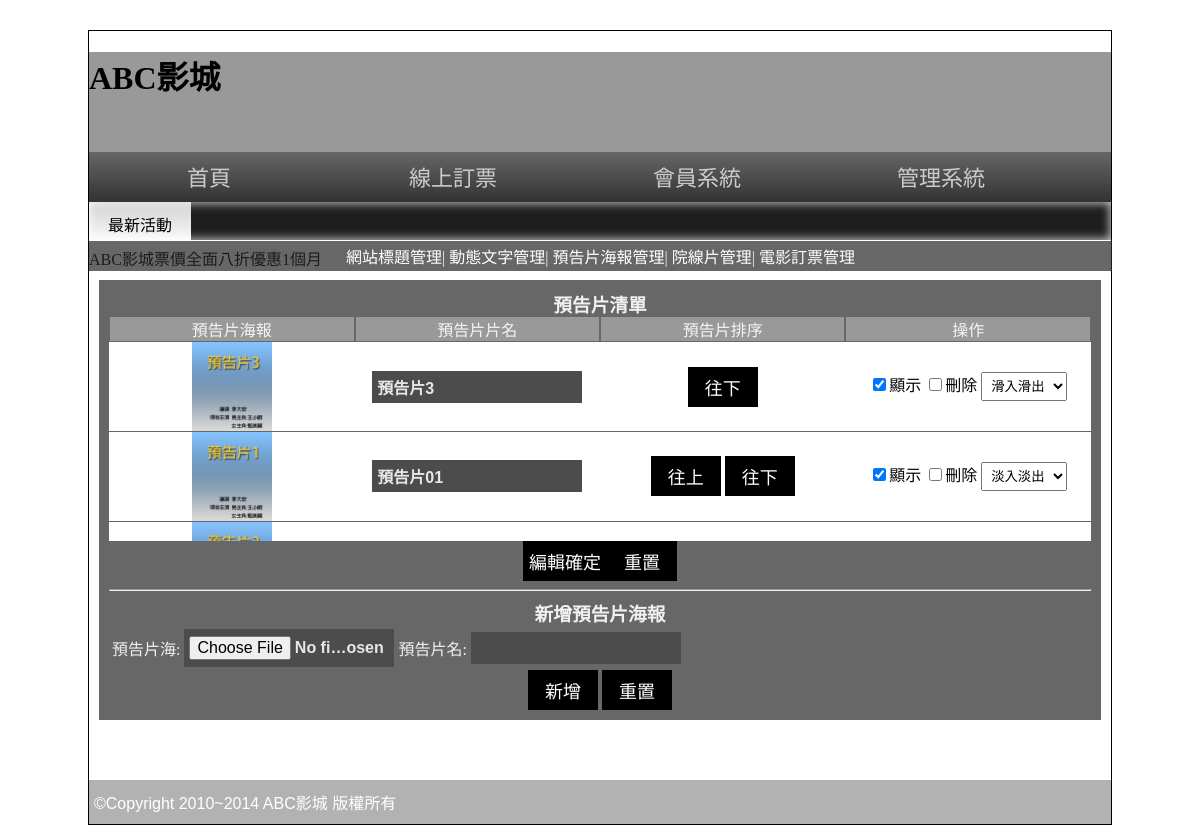
/backend.php?do=poster (signed in), run on the app's committed database.
### tables this page shows
CREATE TABLE `poster` (
  `id` int(11) UNSIGNED NOT NULL,
  `name` text NOT NULL,
  `img` text NOT NULL,
  `sh` tinyint(1) NOT NULL,
  `rank` int(11) UNSIGNED NOT NULL,
  `ani` int(5) UNSIGNED NOT NULL
);

### base.php (called while the page is built, shortened)
<?php
$Poster=new DB('poster');
class DB{
    protected $dsn="mysql:host=localhost;dbname=db11;charset=utf8";
    protected $table="";
    protected $pdo="";
    function __construct($table){
        $this->table=$table;
        $this->pdo=new PDO($this->dsn,"root","");
    }
    function all(...$arg){
        $sql="select * from $this->table ";
        if(isset($arg[0])){
            if(is_array($arg[0])){
                foreach($arg[0] as $key => $value){
                    $tmp[]=sprintf("`%s`='%s'",$key,$value);
                }
                $sql .= " where " . implode(" && ",$tmp);
            }else{
                $sql .= $arg[0];
            }
        }
        return $this->pdo->query($sql)->fetchAll();
    }
}
?>

### back/poster.php (the view, shortened to what this page needs)
<div class="rb tab" style="width:98%">
  <h3 class="ct" style="margin:0">預告片清單</h3>
  <div style="width:100%;display:flex" class="ct">
    <div style="width:25%;margin:0 1px;background:#999">預告片海報</div>
    <div style="width:25%;margin:0 1px;background:#999">預告片片名</div>
    <div style="width:25%;margin:0 1px;background:#999">預告片排序</div>
    <div style="width:25%;margin:0 1px;background:#999">操作</div>
  </div>
  <form action="api/edit_poster.php" method="post">
  <div style="width:100%;height:200px;overflow-y:scroll;color:black">
    <?php
$posters=$Poster->all(" order by rank");
foreach($posters as $key=>$poster){
    ?>
    <div style="100%;display:flex;align-items:center;background:white;margin:1px 0;" class="ct">
    <div style="width:25%;margin:0 1px;">
        <img src="img/<?=$poster['img'];?>" style="width:80px">
    </div>
    <div style="width:25%;margin:0 1px;">
        <input type="text" name="name[]" value="<?=$poster['name'];?>">
    </div>
    <div style="width:25%;margin:0 1px;">
    <?php
        if($key!=0){
        ?>
        <input type="button" value="往上" onclick="sw(<?=$poster['id'];?>,<?=$posters[$key-1]['id'];?>)">
    <?php
    }
    ?>
    <?php
        if($key!=(count($posters)-1)){
    ?>
        <input type="button" value="往下" onclick="sw(<?=$poster['id'];?>,<?=$posters[$key+1]['id'];?>)">
    <?php
    }
    ?>
    </div>
    <div style="width:25%;margin:0 1px;">
        <input type="checkbox" name="sh[]" value="<?=$poster['id'];?>" <?=($poster['sh']==1)?'checked':'';?>>顯示
        <input type="checkbox" name="del[]" value="<?=$poster['id'];?>">刪除
        <select name="ani[]" id="">
            <option value="1" <?=($poster['ani']==1)?"selected":'';?>>淡入淡出</option>
            <option value="2" <?=($poster['ani']==2)?"selected":'';?>>滑入滑出</option>
        </select>
    </div>
  </div>
 <?php
}
?>
  </div>
  <div class="ct">
    <input type="submit" value="編輯確定"><input type="reset" value="重置">
  </div>
</form>
  <hr>
  <h3 class="ct" style="margin:0">新增預告片海報</h3>
  <form action="api/add_poster.php" method="post" enctype="multipart/form-data">
    <table>
      <tr>
        <td>預告片海:</td>
        <td><input type="file" name="poster" id=""></td>
        <td>預告片名:</td>
        <td><input type="text" name="name" id=""></td>
      </tr>
    </table>
    <div class="ct">
      <input type="submit" value="新增">
      <input type="reset" value="重置">
    </div>
  </form>
</div>

### css/css.css (style rules this page uses)
body { background:url(../icon/b.png); font-family:微軟正黑體; }
select,select option { padding:5px; }
input[type='text'],input[type='file'],input[type='password'],textarea,.button { width:200px; font-size:16px; padding:7px 5px 7px 5px; background:#4C4C4C; color:#E7E7E7; border:none; font:Open Sans,'微軟正黑體'; font-weight:600; }
input[type='button'],input[type='submit'],input[type='reset'],button,.button { min-width:70px; min-height:40px; background:#000; color:#fff; border:none; cursor:pointer; font-size:18px; text-decoration:none; }
.ct { text-align:center; }
.rb { background:rgba(39,39,39,0.7); color:rgba(255,255,255,0.9); }
.tab { width:80%; display:block; margin-left:auto; margin-right:auto; min-height:100px; padding:10px; }

### data on the page
poster: img (picture), name "預告片3", sh "☑", ani "滑入滑出"
poster: img (picture), name "預告片01", sh "☑", ani "淡入淡出"
poster: img (picture)
